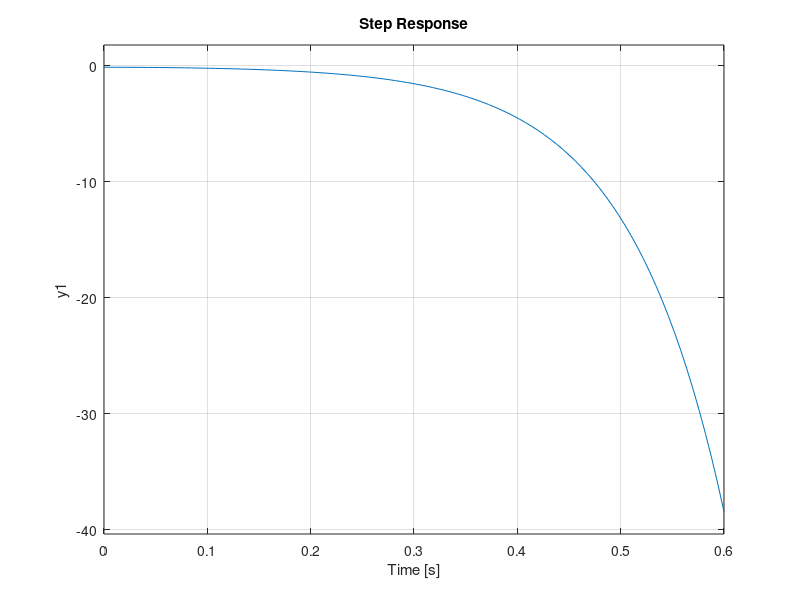
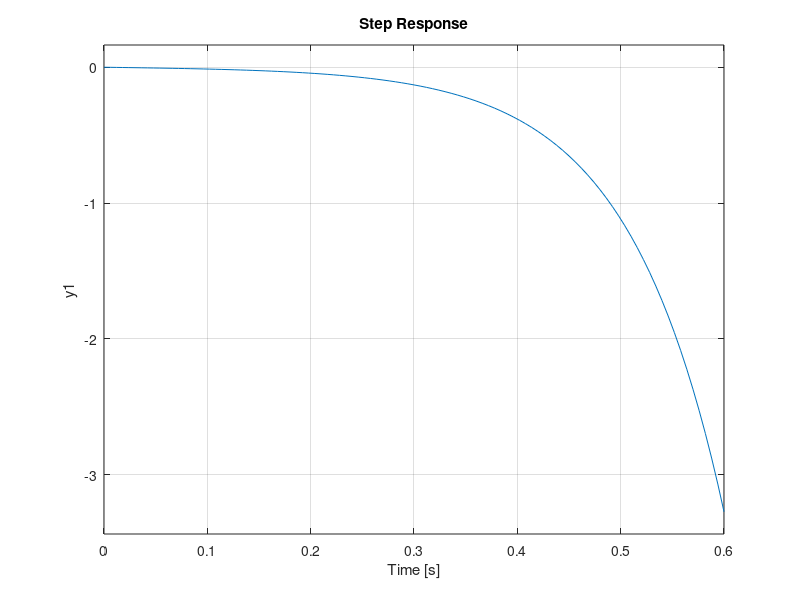

Here is the MATLAB script that generated these plots, in order:
%% Practica 6 - Control PID
% Laboratorio de Control Automatico [86.22]
%%
% Considerando el siguiente modelo:
%%
% $$ P = \frac{\theta_b}{\omega_w} = \frac{ - 0.099863s}{(s + 10.14)(s - 10.14)}$$
%%
% donde $\theta_b$ es el angulo del cuerpo del Balancio y \omega_w la velocidad de las ruedas, en radianes, y radianes por segundo, respectivamente. Los limites de actuacion de las ruedas son de 3 revoluciones por segundo.

%% Punto 1
% Diseñar un controlador continuo tipo PID (sin regularizar), con la unica condicion que estabilice la planta sin saturar el controlador, idealmente con la menor accion de control posible. Suponga que las condiciones iniciales del sistema son todas nulas, excepto por el angulo de inclinacion el cual comienza en alrededor de 4° o 5°.

s = tf('s');

P = - .099863 *s /(s + 10.14) /(s - 10.14)

% kp = 0.001;
% 
% ki = 0;
% kd = 0;
% C = pid(kp,ki,kd);
%%
C = (s + 1) *(s + .01) /s

T = feedback(P*C,1);
omega = feedback(P,C);

figure();
step(T);
figure();
step(omega)


zpk(T)
